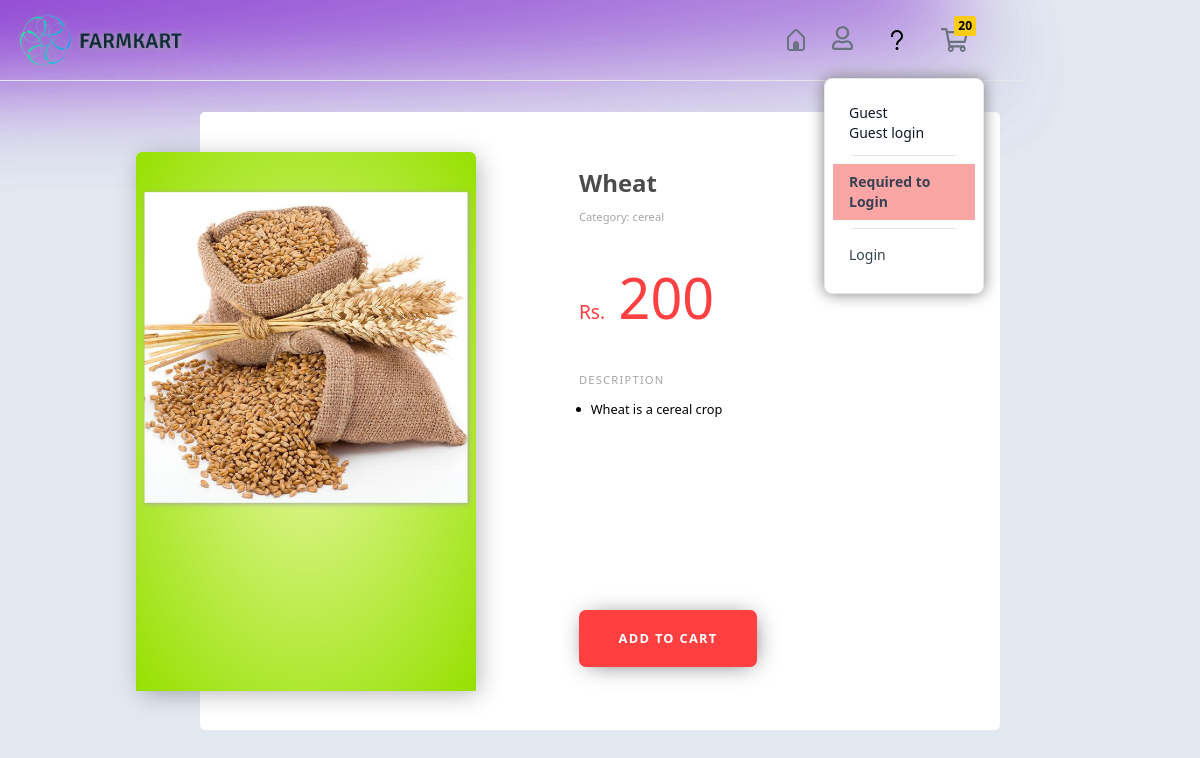
Page /store/cereal/wheat/ on the committed database.
### store/models.py (models this page shows, shortened)
class Product(models.Model):
    product_name = models.CharField(max_length=200)
    slug = models.SlugField(max_length=200)
    description = models.TextField(blank=True,)
    price = models.IntegerField()
    image = models.ImageField(blank=True,upload_to="photo/products")
    stock = models.IntegerField()
    is_available = models.BooleanField(default=True)
    category = models.ForeignKey(Categories, on_delete=models.CASCADE)
    created_date = models.DateTimeField(auto_now_add=True,)
    modified_date = models.DateTimeField(auto_now=True)

### categories/models.py (models this page shows, shortened)
class Categories(models.Model):
    category_name = models.CharField(max_length=50, unique=True)
    slug = models.SlugField(max_length=50, unique=True)
    description = models.TextField(max_length=255, blank=True)
    cat_image = models.ImageField(upload_to='photo/categories', blank=True)
    class Meta:
        verbose_name = "Category"
        verbose_name_plural = "Categories"
    def __str__(self) -> str:
        return self.category_name

### store/views.py (the view)
# urls.py: path('<slug:category_slug>/<slug:product_slug>/',views.product_detail, name='product_detail'),
def product_detail(request, category_slug, product_slug):
    try:
        single_product = Product.objects.get(category__slug = category_slug, slug = product_slug)
    except Exception as e:
        raise e
    context = {
        'single_product' : single_product,
        'total_items': len(CartItem.objects.all()),
    }
    return render(request, "store/product_detail.html",context)

### categories/context_processor.py (called while the page is built)
def menu(request):
    links = Categories.objects.all()
    return dict(links=links)

### templates/store/product_detail.html (shortened to what this page needs)
{% extends 'homepage_site/home_nav.html' %}
{% block content %}
{% load static %}
    <div class="parallelogram bg-gradient-to-br from-purple-700 to-transparent i fixed px-16 blur-lg"></div>
    <div class="parallelogram bg-gradient-to-br from-purple-700 to-transparent i fixed px-16 blur-lg "></div>
<div class="absolute py-20" style="z-index: -1;" >
<div class="my-8 card_detail_div" >
<section class="product">
	<div class="product__photo">
		<div class="photo-container">
			<div class="photo-main">
				<img src="{{ single_product.image.url }}" alt="green apple slice" class="scale-95">
			</div>
		</div>
	</div>
	<div class="product__info">
		<div class="title">
			<h1> {{ single_product.product_name }} </h1>
			<span>Category: {{ single_product.category }} </span>
		</div>
		<div class="price">
			Rs. <span> {{ single_product.price }} </span>
		</div>
		<div class="description" >
			<h3 class="uppercase">description</h3>
			<ul>
				<li>&nbsp {{ single_product.description }} </li>
			</ul>
		</div>
    {% if single_product.stock <= 0 %}
   <span style="color:red;font-size:24px;" class="border-4" >&nbsp; OUT OF STOCK  &nbsp;</span>
    {% else %}
    <a href="{% url 'add_cart' single_product.id %}">
		<button class="buy--btn mt-24">ADD TO CART</button>
    </a>
    {% endif %}
	</div>
</section>
</div>
{% endblock %}

### templates/store/product_detail.html (style rules this page uses)
.parallelogram { width: 500px; height: 50px; transform: skew(20deg) scale(300%); margin-left: -3rem; margin-top: -1rem; z-index: -5; }
h3 { font-size: 0.7em; letter-spacing: 1.2px; color: #a6a6a6; }
img { max-width: 100%; filter: drop-shadow(1px 1px 3px #a6a6a6); }
.card_detail_div { display: inline-flex; width: 100vw; }
.product { display: grid; grid-template-columns: 0.9fr 1fr; margin: auto; padding: 2.5em 0; width: 800px; height: 618px; max-width: 800px; background-color: white; border-radius: 5px; }
.product__photo { position: relative; }
.photo-container { position: absolute; left: -4em; display: grid; grid-template-rows: 1fr; width: 340px; height: 539px; border-radius: 6px; box-shadow: 4px 4px 25px -2px rgba(0, 0, 0, 0.3); }
.photo-main { border-radius: 6px 6px 0 0; background-color: #9be010; background: radial-gradient(#e5f89e, #96e001); }
.photo-main img { position: absolute; top: 2em; }
.product__info { padding: 0.8em 0; }
.title h1 { margin-bottom: 0.1em; color: #4c4c4c; font-size: 1.5em; font-weight: 900; }
.title span { font-size: 0.7em; color: #a6a6a6; }
.price { margin: 1.5em 0; color: #ff3f40; font-size: 1.2em; }
.price span { padding-left: 0.15em; font-size: 2.9em; }
.description { clear: left; margin: 2em 0; height: 110px; max-height: 110px; }
.description h3 { margin-bottom: 1em; }
.description ul { font-size: 0.8em; list-style: disc; margin-left: 1em; }
.description li { text-indent: -0.6em; margin-bottom: 0.5em; }
.buy--btn { padding: 1.5em 3.1em; border: none; border-radius: 7px; font-size: 0.8em; font-weight: 700; letter-spacing: 1.3px; color: #fff; background-color: #ff3f40; box-shadow: 2px 2px 25px -7px #4c4c4c; cursor: pointer; }

### rows in the picture
Product: image (picture), product_name "Wheat", category "cereal", price "200", description "Wheat is a cereal crop"

### other values in the picture
{{ total_items }} "20"
